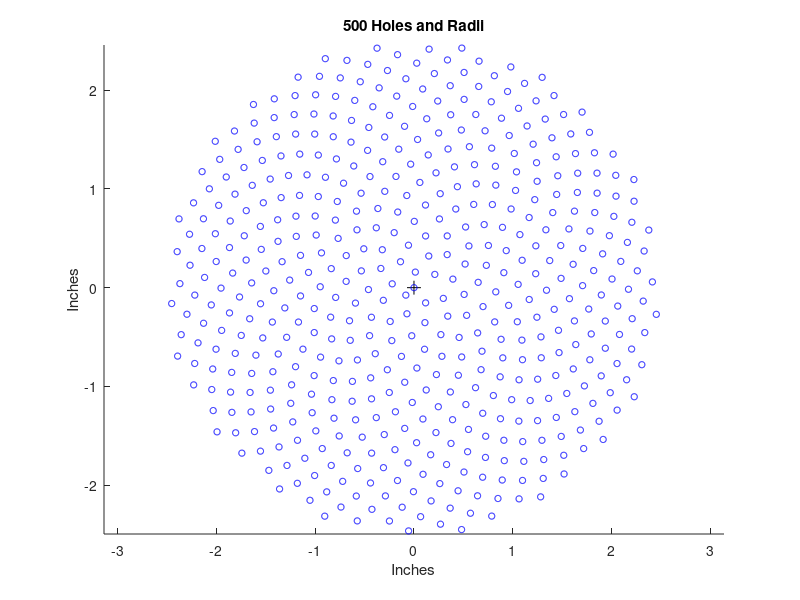

This chart was generated by the following MATLAB code:
clc;clear;clf
%Kyle Magness, spiral hole pattern generating script
%% variables
n=500; %number of holes
orad=2.5;%wanted outer radius, in inches
s=3; %for skipping some holes for plotting, 2 = no skip, 3 = #2 is skipped, 4 = 2&3 skipped
hole_rad=(1/16)/2; %hole radius
index=[1:n]; %this is to skip the plotting of some initial holes due to spacing
holes_to_plot=length(index); %must be equal to or less than the length of index


%% generating spiral in polar coords
phi = (sqrt(5)-1)/2; %fancy constant
rho = sqrt((0:n)/n);  %radius
theta = (0:n)*2*pi*phi; %angle

%rho = (0:n-1).^phi
%% converting to cartesian and scaling down
% rho2= (rho/max(rho))*orad; %scales math radii to physical radii
% sfunclin=@(r) (((-1.1+0.85)./orad).*r+1.1);
% sfuncexp=@(r) 2*exp(-r-0.2).^3+0.80;
% sfuncinsq=@(r) 1/(r^2);
% %linear scaling function
% %rho3=sfuncexp(rho2).*rho2;
% %[rho3]=gaussianscale(rho2).*rho2;
% [rho3]=gaussianscale(rho2).*rho2;
% rho4=(rho3/max(rho3))*(orad-hole_rad);
 %scales all radius values to wanted radius
[x,y] = pol2cart(theta,rho.*orad);



%change s to change at which hole you start plotting again
% subplot(2,4,[1,2,5,6])
%plot(x(index),y(index),'.b');
axis equal;hold on;
plot(0,0,'+k','MarkerSize',10)
title([num2str(holes_to_plot) ' Holes and Radii']);
set(gcf, 'color', 'w');
xlabel('Inches');ylabel('Inches');

%plotting hole diameters to check for intersections
t=linspace(0,2*pi,50);
xc=cos(t)*hole_rad;
yc=sin(t)*hole_rad;
for k=index(1:holes_to_plot) %this makes sure we downt draw on skipped circles
    xct=xc+x(k); %move circle to hole spot
    yct=yc+y(k);
    plot(xct,yct,'-b')
    
end

%subplot(2,4,[3,4,7,8]);hold on;
% fplot(sfuncexp,[0,orad]);
% fplot(sfunclin,[0,orad]);
%plot([0,orad],[1,1],'-k')
% title('Scaling functions visualized');
% axis([0,2.5,0.75,2])
% legend('gaussian','exponential','linear','no scaling');
% xlabel('radius');ylabel('scaling factor');
% disp([x',y'])

M=[x',y',zeros(length(x),1)];
csvwrite('pointsforimport.txt',M);
